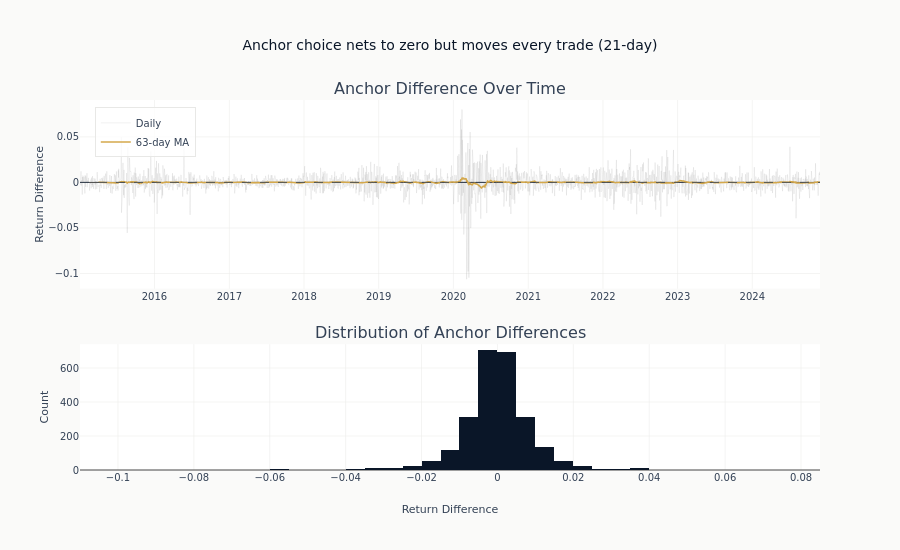

Write notebook code for a chart like this one.
### Code cell
# Visualize the difference over time
fig = make_subplots(
    rows=2,
    cols=1,
    subplot_titles=[
        "Anchor Difference Over Time",
        "Distribution of Anchor Differences",
    ],
    row_heights=[0.6, 0.4],
    vertical_spacing=0.15,
)

# Raw daily differences (light) with 63-day rolling mean overlay
fig.add_trace(
    go.Scatter(
        x=spy_anchors["timestamp"].to_list(),
        y=spy_anchors["anchor_diff"].to_numpy(),
        mode="lines",
        name="Daily",
        line=dict(width=0.3, color="rgba(100,100,100,0.3)"),
    ),
    row=1,
    col=1,
)

# Rolling mean to show structural pattern
rolling_mean = spy_anchors["anchor_diff"].rolling_mean(63)
fig.add_trace(
    go.Scatter(
        x=spy_anchors["timestamp"].to_list(),
        y=rolling_mean.to_numpy(),
        mode="lines",
        name="63-day MA",
        line=dict(width=1.5, color=COLORS["amber"]),
    ),
    row=1,
    col=1,
)
fig.add_hline(y=0, line_dash="dash", line_color=COLORS["neutral"], line_width=0.8, row=1, col=1)

# Histogram of differences
fig.add_trace(
    go.Histogram(
        x=spy_anchors["anchor_diff"].to_numpy(),
        nbinsx=50,
        name="Distribution",
        showlegend=False,
        marker_color=COLORS["blue"],
    ),
    row=2,
    col=1,
)

fig.update_yaxes(title_text="Return Difference", row=1, col=1)
fig.update_xaxes(title_text="Return Difference", row=2, col=1)
fig.update_yaxes(title_text="Count", row=2, col=1)
fig.update_layout(
    height=550,
    title_text=f"Anchor choice nets to zero but moves every trade ({HORIZON}-day)",
    font=dict(size=12),
    showlegend=True,
    legend=dict(x=0.02, y=0.98),
)
fig.show()

### Figure 1 — Plotly figure (JSON) as saved in the notebook; plotly's stock layout.template omitted (floating-point values rounded to 4 significant figures; data arrays with more than 128 entries replaced by an {"elided": "..."} marker saying what was removed)
{"data": [{"line": {"color": "rgba(100,100,100,0.3)", "width": 0.3}, "mode": "lines", "name": "Daily", "type": "scatter", "x": {"elided": "2494 str values"}, "xaxis": "x", "y": {"elided": "2494 float values"}, "yaxis": "y"}, {"line": {"color": "#D4A84B", "width": 1.5}, "mode": "lines", "name": "63-day MA", "type": "scatter", "x": {"elided": "2494 str values"}, "xaxis": "x", "y": {"elided": "2494 float values"}, "yaxis": "y"}, {"marker": {"color": "#0a1628"}, "name": "Distribution", "nbinsx": 50, "showlegend": false, "type": "histogram", "x": {"elided": "2494 float values"}, "xaxis": "x2", "yaxis": "y2"}], "layout": {"annotations": [{"font": {"size": 16}, "showarrow": false, "text": "Anchor Difference Over Time", "x": 0.5, "xanchor": "center", "xref": "paper", "y": 1.0, "yanchor": "bottom", "yref": "paper"}, {"font": {"size": 16}, "showarrow": false, "text": "Distribution of Anchor Differences", "x": 0.5, "xanchor": "center", "xref": "paper", "y": 0.34, "yanchor": "bottom", "yref": "paper"}], "font": {"size": 12}, "height": 550, "legend": {"x": 0.02, "y": 0.98}, "shapes": [{"line": {"color": "#334155", "dash": "dash", "width": 0.8}, "type": "line", "x0": 0, "x1": 1, "xref": "x domain", "y0": 0, "y1": 0, "yref": "y"}], "showlegend": true, "title": {"text": "Anchor choice nets to zero but moves every trade (21-day)"}, "xaxis": {"anchor": "y", "domain": [0.0, 1.0]}, "xaxis2": {"anchor": "y2", "domain": [0.0, 1.0], "title": {"text": "Return Difference"}}, "yaxis": {"anchor": "x", "domain": [0.49, 1.0], "title": {"text": "Return Difference"}}, "yaxis2": {"anchor": "x2", "domain": [0.0, 0.34], "title": {"text": "Count"}}}}
